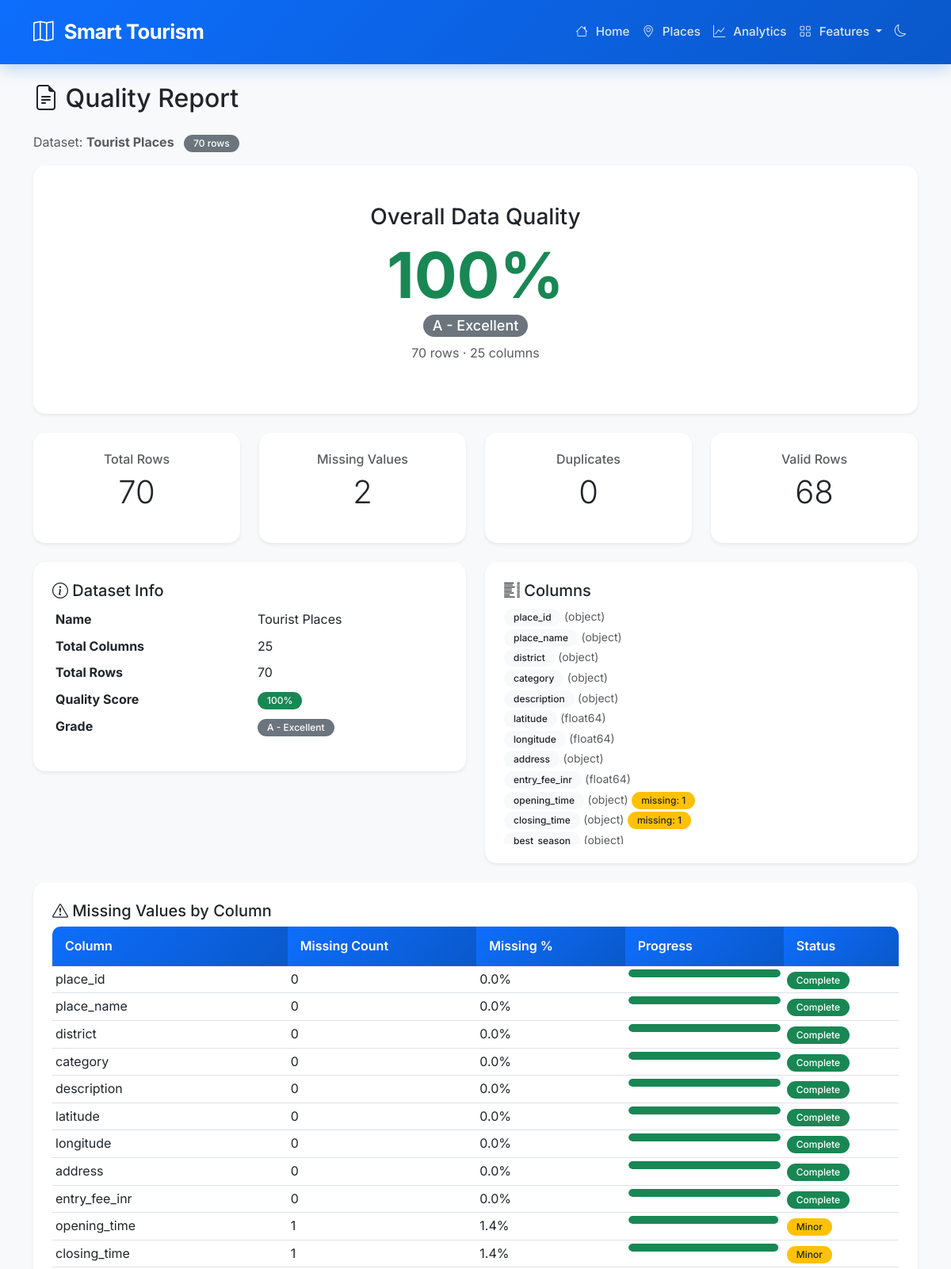
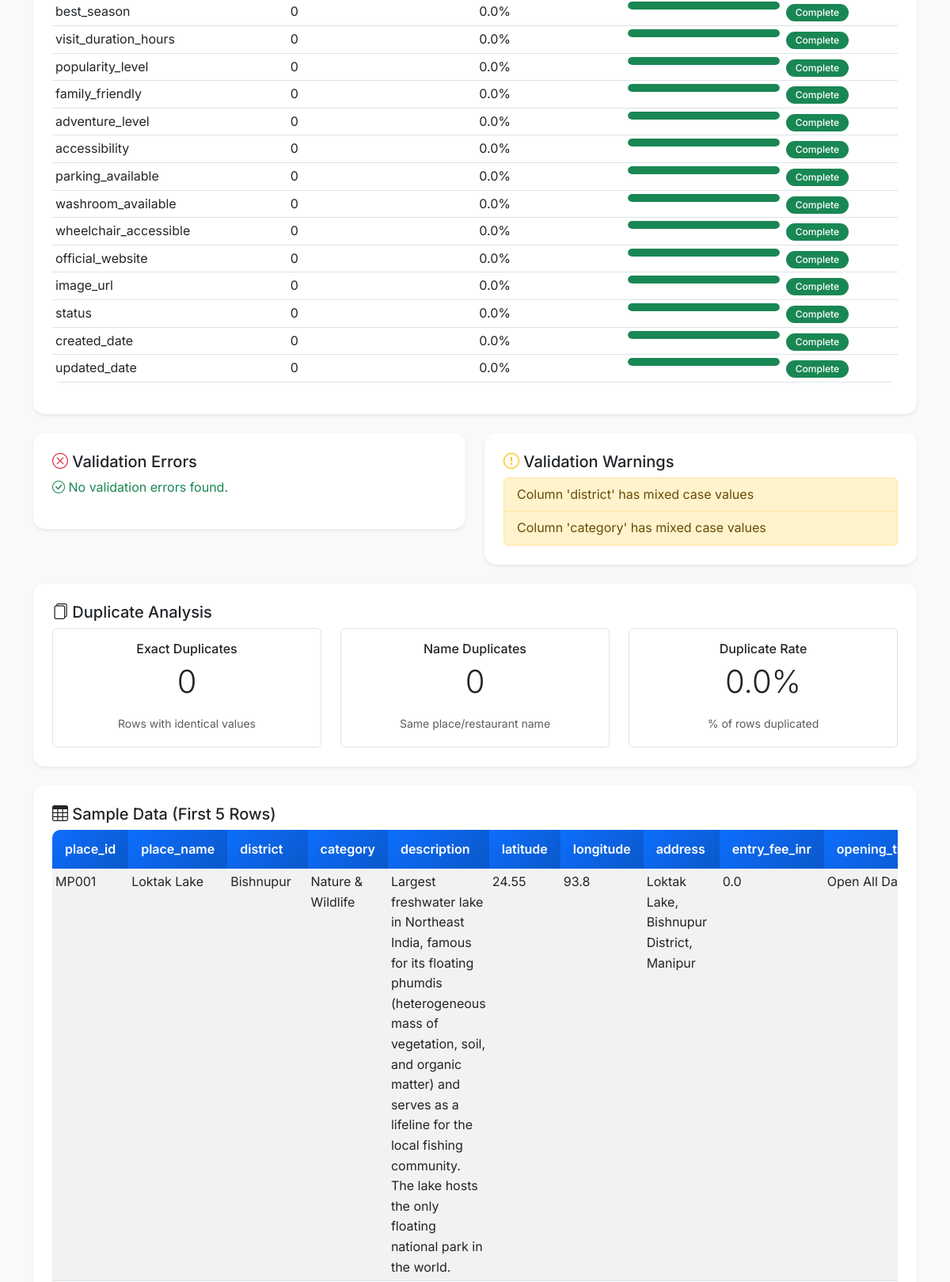
Page /quality-report (upper part) on the committed database (2 pictures, top to bottom).
### tables this page shows
CREATE TABLE tourist_places (
    place_id TEXT PRIMARY KEY,
    place_name TEXT NOT NULL,
    district TEXT NOT NULL,
    category TEXT NOT NULL,
    description TEXT,
    latitude REAL,
    longitude REAL,
    address TEXT,
    entry_fee_inr REAL,
    opening_time TEXT,
    closing_time TEXT,
    best_season TEXT,
    visit_duration_hours REAL,
    popularity_level TEXT,
    family_friendly TEXT,
    adventure_level TEXT,
    accessibility TEXT,
    parking_available TEXT,
    washroom_available TEXT,
    wheelchair_accessible TEXT,
    official_website TEXT,
    image_url TEXT,
    status TEXT,
    created_date TEXT,
    updated_date TEXT
);

### app.py (the view)
@app.route('/quality-report')
def quality_report():
    dataset = request.args.get('dataset', 'tourist_places')
    dataset_mapping = {
        'tourist_places': 'tourist_places',
        'visitor_statistics': 'visitor_statistics',
        'reviews': 'reviews',
        'hotels': 'hotels',
        'restaurants': 'restaurants',
        'events': 'events',
        'weather': 'weather'
    }
    table_name = dataset_mapping.get(dataset, 'tourist_places')
    df = get_db_data(f"SELECT * FROM {table_name}")
    report = generate_quality_report(df, dataset)
    return render_template('quality_report.html',
                           report=report,
                           dataset=dataset
                           )

### app.py (called while the page is built)
def get_db_data(query, params=None):
    conn = get_db_connection()
    df = pd.read_sql_query(query, conn, params=params)
    conn.close()
    return df

### data_curation/detect_duplicates.py (called while the page is built)
def detect_duplicates(df, key_columns=None):
    if key_columns is None:
        key_columns = [col for col in df.columns if col.lower() not in ['place_id', 'hotel_id', 'restaurant_id', 'event_id', 'review_id', 'record_id', 'weather_id']]
    exact_duplicates = df[df.duplicated(subset=key_columns, keep=False)]
    if 'place_name' in df.columns:
        name_duplicates = df[df.duplicated(subset=['place_name'], keep=False)]
    else:
        name_duplicates = pd.DataFrame()
    return {
        'total_rows': len(df),
        'exact_duplicate_count': len(exact_duplicates),
        'name_duplicate_count': len(name_duplicates) if not name_duplicates.empty else 0,
        'exact_duplicates': exact_duplicates,
        'name_duplicates': name_duplicates
    }

### database/import_csv.py (called while the page is built)
def get_db_connection(db_path='database/tourism_platform.db'):
    conn = sqlite3.connect(db_path)
    conn.row_factory = sqlite3.Row
    return conn

### templates/quality_report.html (shortened to what this page needs)
{% extends "base.html" %}  {% block content %}
<div class="container py-4">
  <h2 class="mb-4"><i class="bi bi-file-earmark-text"></i> Quality Report</h2>
  <p class="text-muted">
    Dataset: <strong>{{ dataset|replace('_', ' ')|title }}</strong>
    <span class="badge bg-secondary ms-2"
      >{{ report.total_rows if report else 0 }} rows</span
    >
  </p>
  {% if report %}
  <div class="row g-4 mb-4">
    <div class="col-md-12">
      <div class="card shadow-sm border-0">
        <div class="card-body text-center py-5">
          <h3>Overall Data Quality</h3>
          <div
            class="display-1 fw-bold {% if report.quality_score >= 90 %}text-success {% elif report.quality_score >= 75 %}text-primary {% elif report.quality_score >= 60 %}text-warning {% else %}text-danger{% endif %}"
          >
            {{ report.quality_score }}%
          </div>
          <h4>
            <span class="badge bg-secondary">{{ report.quality_grade }}</span>
          </h4>
          <p class="text-muted">
            {{ report.total_rows }} rows · {{ report.total_columns }} columns
          </p>
        </div>
      </div>
    </div>
  </div>
  <div class="row g-4 mb-4">
    <div class="col-md-3">
      <div class="card shadow-sm border-0">
        <div class="card-body text-center">
          <h6 class="text-muted">Total Rows</h6>
          <p class="display-6">{{ report.total_rows }}</p>
        </div>
      </div>
    </div>
    <div class="col-md-3">
      <div class="card shadow-sm border-0">
        <div class="card-body text-center">
          <h6 class="text-muted">Missing Values</h6>
          <p class="display-6">
            {% if report.missing %} {{ report.missing.values()|sum }} {% else %}
            0 {% endif %}
          </p>
        </div>
      </div>
    </div>
    <div class="col-md-3">
      <div class="card shadow-sm border-0">
        <div class="card-body text-center">
          <h6 class="text-muted">Duplicates</h6>
          <p class="display-6">
            {{ report.duplicate_info.exact_duplicate_count }}
          </p>
        </div>
      </div>
    </div>
    <div class="col-md-3">
      <div class="card shadow-sm border-0">
        <div class="card-body text-center">
          <h6 class="text-muted">Valid Rows</h6>
          <p class="display-6">{{ report.validation.valid_rows }}</p>
        </div>
      </div>
    </div>
  </div>
  <div class="row g-4 mb-4">
    <div class="col-md-6">
      <div class="card shadow-sm border-0">
        <div class="card-body">
          <h5><i class="bi bi-info-circle"></i> Dataset Info</h5>
          <table class="table table-sm table-borderless">
            <tr>
              <th>Name</th>
              <td>{{ dataset|replace('_', ' ')|title }}</td>
            </tr>
            <tr>
              <th>Total Columns</th>
              <td>{{ report.total_columns }}</td>
            </tr>
            <tr>
              <th>Total Rows</th>
              <td>{{ report.total_rows }}</td>
            </tr>
            <tr>
              <th>Quality Score</th>
              <td>
                <span
                  class="badge {% if report.quality_score >= 90 %}bg-success {% elif report.quality_score >= 75 %}bg-primary {% elif report.quality_score >= 60 %}bg-warning {% else %}bg-danger{% endif %}"
                >
                  {{ report.quality_score }}%
                </span>
              </td>
            </tr>
            <tr>
              <th>Grade</th>
              <td>
                <span class="badge bg-secondary"
                  >{{ report.quality_grade }}</span
                >
              </td>
            </tr>
          </table>
        </div>
      </div>
    </div>
    <div class="col-md-6">
      <div class="card shadow-sm border-0">
        <div class="card-body">
          <h5><i class="bi bi-list-columns"></i> Columns</h5>
          <div style="max-height: 300px; overflow-y: auto">
            <ul class="list-unstyled">
              {% for col in report.columns %}
              <li>
                <span class="badge bg-light text-dark">{{ col }}</span>
                <small class="text-muted">({{ report.dtypes[col] }})</small>
                {% if report.missing and report.missing[col] > 0 %}
                <span class="badge bg-warning text-dark"
                  >missing: {{ report.missing[col] }}</span
                >
                {% endif %}
              </li>
              {% endfor %}
            </ul>
          </div>
        </div>
      </div>
    </div>
  </div>
  {% if report.missing %}
  <div class="row g-4 mb-4">
    <div class="col-md-12">
      <div class="card shadow-sm border-0">
        <div class="card-body">
          <h5>
            <i class="bi bi-exclamation-triangle"></i> Missing Values by Column
          </h5>
          <div class="table-responsive">
            <table class="table table-sm table-hover">
              <thead>
                <tr>
                  <th>Column</th>
                  <th>Missing Count</th>
                  <th>Missing %</th>
                  <th>Progress</th>
                  <th>Status</th>
                </tr>
              </thead>
              <tbody>
                {% for col in report.columns %}
                <tr>
                  <td>{{ col }}</td>
                  <td>
                    {% if report.missing and report.missing[col] is defined %}
                    {{ report.missing[col] }} {% else %} 0 {% endif %}
                  </td>
                  <td>
                    {% if report.missing and report.missing[col] is defined %}
                    {% set pct = (report.missing[col] / report.total_rows * 100)
                    if report.total_rows > 0 else 0 %} {{ "%.1f"|format(pct) }}%
                    {% else %} 0% {% endif %}
                  </td>
                  <td style="width: 200px">
                    <div class="progress" style="height: 10px">
                      {% if report.missing and report.missing[col] is defined %}
                      {% set pct = (report.missing[col] / report.total_rows *
                      100) if report.total_rows > 0 else 0 %}
                      <div
                        class="progress-bar {% if pct > 20 %}bg-danger {% elif pct > 5 %}bg-warning {% else %}bg-success{% endif %}"
                        style="width:{{ 100 - pct }}%"
                      ></div>
                      {% else %}
                      <div
                        class="progress-bar bg-success"
                        style="width: 100%"
                      ></div>
                      {% endif %}
                    </div>
                  </td>
                  <td>
                    {% if report.missing and report.missing[col] is defined and
                    report.missing[col] > 0 %} {% if report.missing[col] <= 5 %}
                    <span class="badge bg-warning text-dark">Minor</span>
                    {% else %}
                    <span class="badge bg-danger">Critical</span>
                    {% endif %} {% else %}
                    <span class="badge bg-success">Complete</span>
                    {% endif %}
                  </td>
                </tr>
                {% endfor %}
              </tbody>
            </table>
          </div>
        </div>
      </div>
    </div>
  </div>
  {% endif %}
  <div class="row g-4 mb-4">
    <div class="col-md-6">
      <div class="card shadow-sm border-0">
        <div class="card-body">
          <h5><i class="bi bi-x-circle text-danger"></i> Validation Errors</h5>
          {% if report.validation.errors %}
          <ul class="list-group">
            {% for error in report.validation.errors %}
            <li class="list-group-item list-group-item-danger">{{ error }}</li>
            {% endfor %}
          </ul>
          {% else %}
          <p class="text-success">
            <i class="bi bi-check-circle"></i> No validation errors found.
          </p>
          {% endif %}
        </div>
      </div>
    </div>
    <div class="col-md-6">
      <div class="card shadow-sm border-0">
        <div class="card-body">
          <h5>
            <i class="bi bi-exclamation-circle text-warning"></i> Validation
            Warnings
          </h5>
          {% if report.validation.warnings %}
          <ul class="list-group">
            {% for warning in report.validation.warnings %}
            <li class="list-group-item list-group-item-warning">
              {{ warning }}
            </li>
            {% endfor %}
          </ul>
          {% else %}
          <p class="text-success">
            <i class="bi bi-check-circle"></i> No validation warnings.
          </p>
          {% endif %}
        </div>
      </div>
    </div>
  </div>
  <div class="row g-4 mb-4">
    <div class="col-md-12">
      <div class="card shadow-sm border-0">
        <div class="card-body">
          <h5><i class="bi bi-files"></i> Duplicate Analysis</h5>
          <div class="row">
            <div class="col-md-4">
              <div class="border rounded p-3 text-center">
                <h6>Exact Duplicates</h6>
                <p class="display-6">
                  {{ report.duplicate_info.exact_duplicate_count }}
                </p>
                <small class="text-muted">Rows with identical values</small>
              </div>
            </div>
            <div class="col-md-4">
              <div class="border rounded p-3 text-center">
                <h6>Name Duplicates</h6>
                <p class="display-6">
                  {{ report.duplicate_info.name_duplicate_count }}
                </p>
                <small class="text-muted">Same place/restaurant name</small>
              </div>
            </div>
            <div class="col-md-4">
              <div class="border rounded p-3 text-center">
                <h6>Duplicate Rate</h6>
                <p class="display-6">
                  {% if report.total_rows > 0 %} {{
                  "%.1f"|format(report.duplicate_info.exact_duplicate_count /
                  report.total_rows * 100) }}% {% else %} 0% {% endif %}
                </p>
                <small class="text-muted">% of rows duplicated</small>
              </div>
            </div>
          </div>
        </div>
      </div>
    </div>
  </div>
  <div class="row g-4 mb-4">
    <div class="col-md-12">
      <div class="card shadow-sm border-0">
        <div class="card-body">
          <h5><i class="bi bi-table"></i> Sample Data (First 5 Rows)</h5>
          <div class="table-responsive">
            <table class="table table-sm table-striped">
              <thead>
                <tr>
                  {% if report.sample_rows and report.sample_rows|length > 0 %}
                  {% for key in report.sample_rows[0].keys() %}
                  <th>{{ key }}</th>
                  {% endfor %} {% else %}
                  <th>No data available</th>
                  {% endif %}
                </tr>
              </thead>
              <tbody>
                {% if report.sample_rows %} {% for row in report.sample_rows %}
                <tr>
                  {% for value in row.values() %}
                  <td>{{ value }}</td>
                  {% endfor %}
                </tr>
                {% endfor %} {% else %}
                <tr>
                  <td colspan="10" class="text-muted">
                    No sample data available
                  </td>
                </tr>
                {% endif %}
              </tbody>
            </table>
          </div>
        </div>
      </div>
    </div>
  </div>
  {% endif %}
</div>
{% endblock %}

### static/css/style.css (style rules this page uses)
:root { --primary-color: #0d6efd; --primary-dark: #0a58ca; --primary-light: #3b8cff; --secondary-color: #6c757d; --success-color: #198754; --danger-color: #dc3545; --warning-color: #ffc107; --info-color: #0dcaf0; --dark-color: #212529; --light-color: #f8f9fa; --gradient-primary: linear-gradient(135deg, #0d6efd, #0a58ca); --gradient-dark: linear-gradient(135deg, #1a1a2e, #16213e); --gradient-hero: linear-gradient(135deg, #f8f9fa 0%, #e9ecef 100%); --shadow-sm: 0 2px 10px rgba(0, 0, 0, 0.05); --shadow-md: 0 4px 20px rgba(0, 0, 0, 0.08); --shadow-lg: 0 10px 40px rgba(0, 0, 0, 0.12); --shadow-xl: 0 20px 60px rgba(0, 0, 0, 0.15); --border-radius-sm: 10px; --border-radius-md: 15px; --border-radius-lg: 20px; --border-radius-xl: 30px; --transition: all 0.3s ease; }
* { margin: 0; padding: 0; box-sizing: border-box; }
body { font-family: 'Inter', -apple-system, BlinkMacSystemFont, 'Segoe UI', Roboto, sans-serif; background-color: #f8f9fa; color: #212529; line-height: 1.6; overflow-x: hidden; }
.card { border: none; border-radius: var(--border-radius-md); box-shadow: var(--shadow-sm); transition: var(--transition); }
.card-body { padding: 24px; }
.table { border-radius: var(--border-radius-sm); overflow: hidden; }
.table thead th { background: var(--gradient-primary); color: #fff; font-weight: 600; border: none; padding: 12px 16px; }
.table tbody tr { transition: var(--transition); }
.badge { font-weight: 500; padding: 5px 12px; border-radius: 50px; }
.progress { border-radius: 50px; height: 8px; background: #e9ecef; overflow: hidden; }
.progress-bar { border-radius: 50px; transition: width 1s ease; }

### rows in the picture
tourist_places: place_id "MP001", place_name "Loktak Lake", district "Bishnupur", category "Nature & Wildlife", description "Largest freshwater lake in Northeast India, famous for its floating phumdis (heterogeneous mass of vegetation, soil, and organic matter) and serves as a lifeline for the local fishing community. The lake hosts the only floating national park in the world.", values "24.55" "93.8" "0.0", address "Loktak Lake, Bishnupur District, Manipur", opening_time "Open All…"

### other values in the picture
{{ dataset|replace('_', ' ')|title }} "Tourist Places"
{{ report.total_rows if report else 0 }} "70"
{{ report.quality_score }} "100"
{{ report.quality_grade }} "A - Excellent"
{{ report.total_rows }} "70"
{{ report.total_columns }} "25"
{{ report.missing.values()|sum }} "2"
{{ report.duplicate_info.exact_duplicate_count }} "0"
{{ report.validation.valid_rows }} "68"
{{ col }} "place_id" "place_name" "district" "category" "description" "latitude" "longitude" "address" "entry_fee_inr" "opening_time" "closing_time" "best_season"
{{ report.dtypes[col] }} "object" "object" "object" "object" "object" "float64" "float64" "object" "float64" "object" "object" "object"
{{ report.missing[col] }} "1" "1"
{{ col }} "place_id" "place_name" "district" "category" "description" "latitude" "longitude" "address" "entry_fee_inr" "opening_time" "closing_time" "best_season" "visit_duration_hours" "popularity_level" "family_friendly" "adventure_level" "accessibility" "parking_available" "washroom_available" "wheelchair_accessible" "official_website" "image_url" "status" "created_date" "updated_date"
{{ report.missing[col] }} "0" "0" "0" "0" "0" "0" "0" "0" "0" "1" "1" "0" "0" "0" "0" "0" "0" "0" "0" "0" "0" "0" "0" "0" "0"
{{ "%.1f"|format(pct) }} "0.0" "0.0" "0.0" "0.0" "0.0" "0.0" "0.0" "0.0" "0.0" "1.4" "1.4" "0.0" "0.0" "0.0" "0.0" "0.0" "0.0" "0.0" "0.0" "0.0" "0.0" "0.0" "0.0" "0.0" "0.0"
